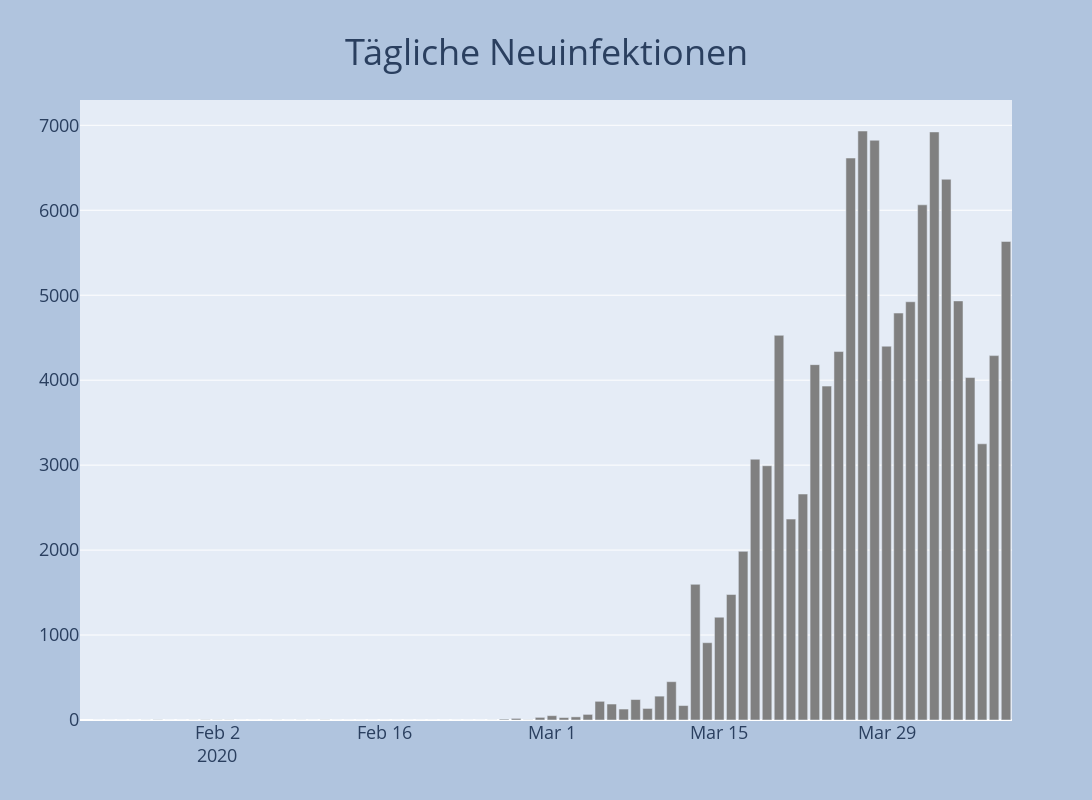

Source (notebook cell):
### Code cell
fig = go.Figure()
fig.add_trace(go.Bar(x=df.datum, y=df.neu_infiziert, marker_color='grey'))
fig = plot_layout(fig, 'Tägliche Neuinfektionen')
fig.show()
